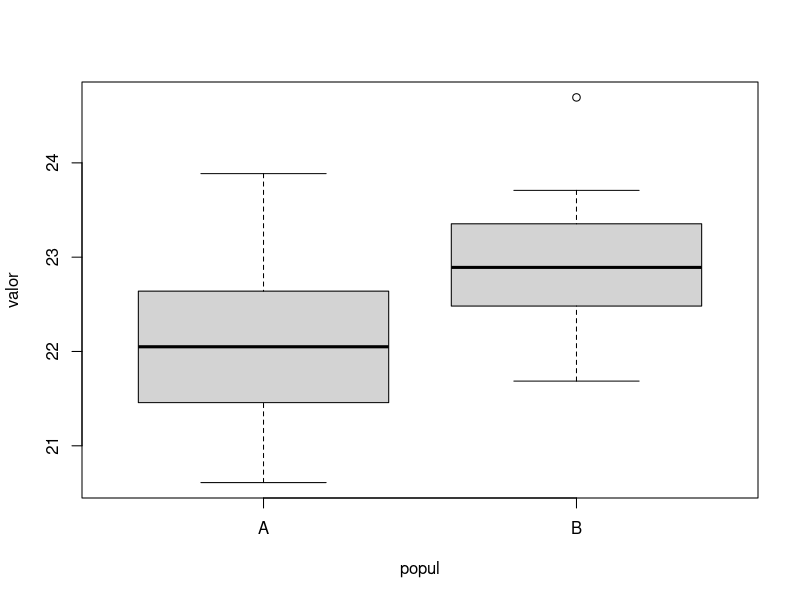
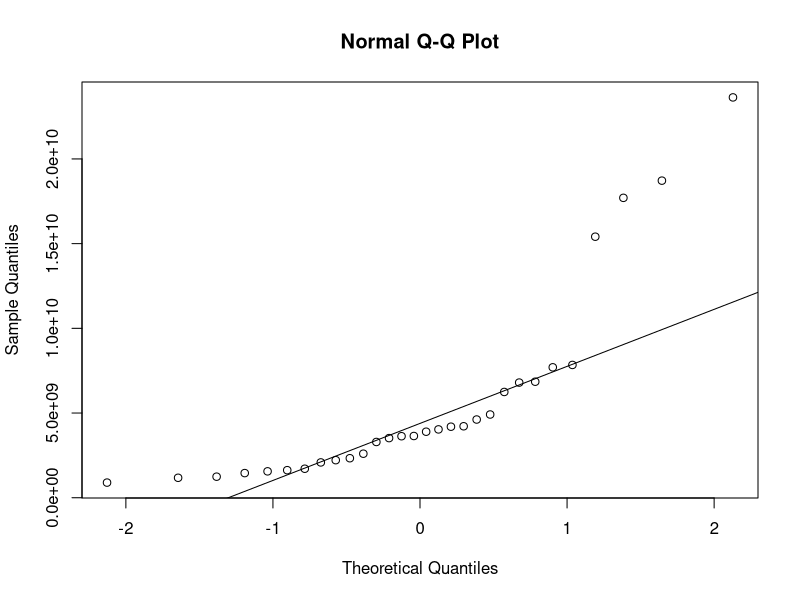
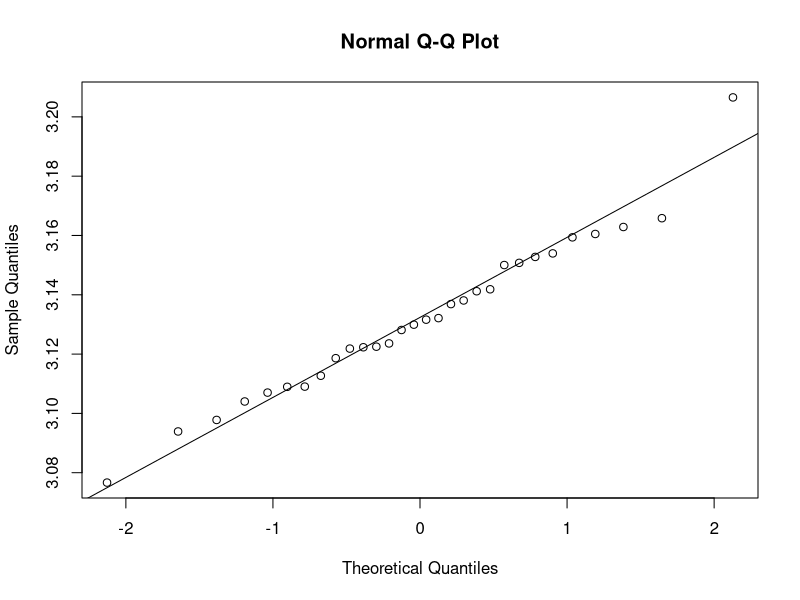
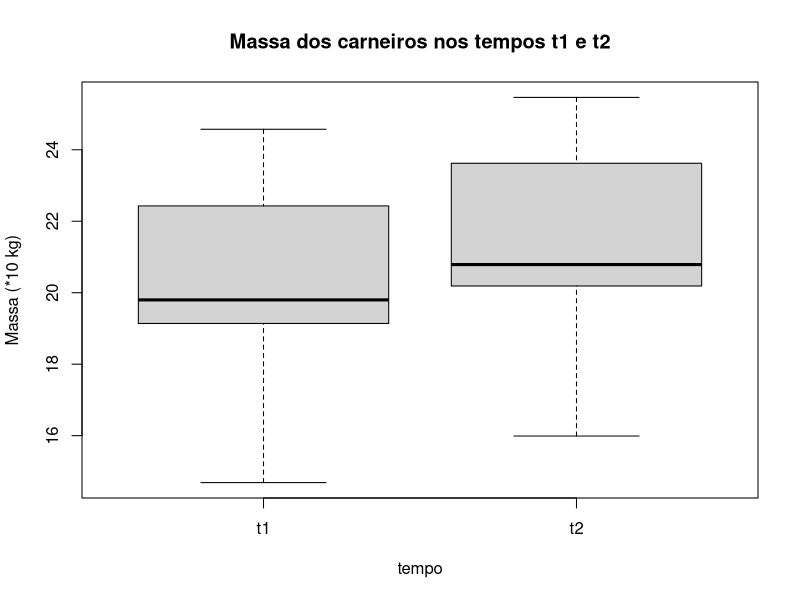

Recreate these plots in R, in order. (Note: this script raises an error after producing the figures.)
## ---- chunk 1
n1 <- 57
n1.m <- 105.32
n1.sd <-14.68

n2 <- 17
n2.m <- 96.82
n2.sd <-14.26

t <- (n1.m - n2.m) / sqrt(n1.sd^2/n1 + n2.sd^2/n2)

interval <- qt(c(.05), df=16, lower.tail = TRUE)

paste ("H0: Média X1 não é menor do que X2")
paste ("H1: Média X1     é menor do que X2") # Falso 
paste ("Conc.: Negamos a hipótese em razão de t=", round(t[1],3),"estar fora do intevalo de", round(interval[1],3),"e",round(interval[2],3) )
## ---- chunk 2
set.seed(97)
teste_3<-data.frame(valor = c(rnorm(n=30, 22, sd=.8), 
                              rnorm(n=30, 23, .7)),
                    popul = c(rep('A',30), 
                              rep('B',30)))
boxplot(valor ~ popul, teste_3)

med_A <- mean(teste_3$valor[teste_3$popul=="A"])
med_B <- mean(teste_3$valor[teste_3$popul=="B"])

# verificando se uma normalidade
shap_A <- shapiro.test(teste_3$valor[teste_3$popul=="A"])
shap_B <- shapiro.test(teste_3$valor[teste_3$popul=="B"])

# verificando se uma normalidade
qqnorm(exp(teste_3$valor[teste_3$popul=='A']))
qqline(exp(teste_3$valor[teste_3$popul=='A']))

# verificando se uma normalidade
qqnorm(log(teste_3$valor[teste_3$popul=='B']))
qqline(log(teste_3$valor[teste_3$popul=='B']))

require(car)
# verificando a igualdade sobre a variancia
car::leveneTest(valor ~ popul , teste_3)

# gerando um t de t-student (TST) para a hipotese (generica)
t.test(valor ~ popul, teste_3, var.equal=TRUE, alternative="two.sided")
paste("rejeito a hipotese nula, logo as medias são diferentes")

#
## ---- chunk 3
library(tidyr)
library(dplyr)

set.seed(42)
t1<-rnorm(30,20,2)
t2<- t1+rnorm(30,1,0.3)
teste_4_wide <- data.frame( t1=t1, t2=t2, n=1:30)

teste_4_long<-teste_4_wide %>% gather(key=tempo, value=valores, -n) 


boxplot(valores ~ tempo, teste_4_long,
        main="Massa dos carneiros nos tempos t1 e t2", 
        ylab="Massa (*10 kg)")

write.csv(teste_4_long, "teste_4_long.csv")

ggplot(teste_4_long, 
       aes(x=as.factor(tempo),y=valores, group=n))+
  geom_point()+geom_smooth(method='lm', se=F)+theme_classic()

ggplot(teste_4_long, 
       aes(x=as.factor(tempo),y=valores))+
  geom_point(aes(group=n))+
  geom_smooth(aes(group=n),method='lm', se=F)+
  geom_boxplot(aes(fill=tempo),alpha=0.2)+
  theme_bw()

t.test(valores ~ tempo, teste_4_long)
t.test(valores ~ tempo, teste_4_long, paired=T)

## ---- chunk 4
library(tidyr)
library(dplyr)

set.seed(42)
t1<-rnorm(50,3.2,0.8)
t2<- t1+rnorm(50,3.7,0.9)
teste_4_wide <- data.frame( t1=t1, t2=t2, n=1:30)

teste_4_long<-teste_4_wide %>% gather(key=tempo, value=valores, -n) 

## ---- chunk 5
library(tidyr)
library(dplyr)

set.seed(42)
t1<-rnorm(50,3.2,0.8)
t2<- t1+rnorm(50,3.7,0.9)
teste_4_wide <- data.frame( t1=t1, t2=t2, n=1:30)

teste_4_long<-teste_4_wide %>% gather(key=tempo, value=valores, -n) 

## ---- chunk 6
400
80 
prop.test(x = 80, p = 0.25, conf.level = 0.05, n = 400 )
